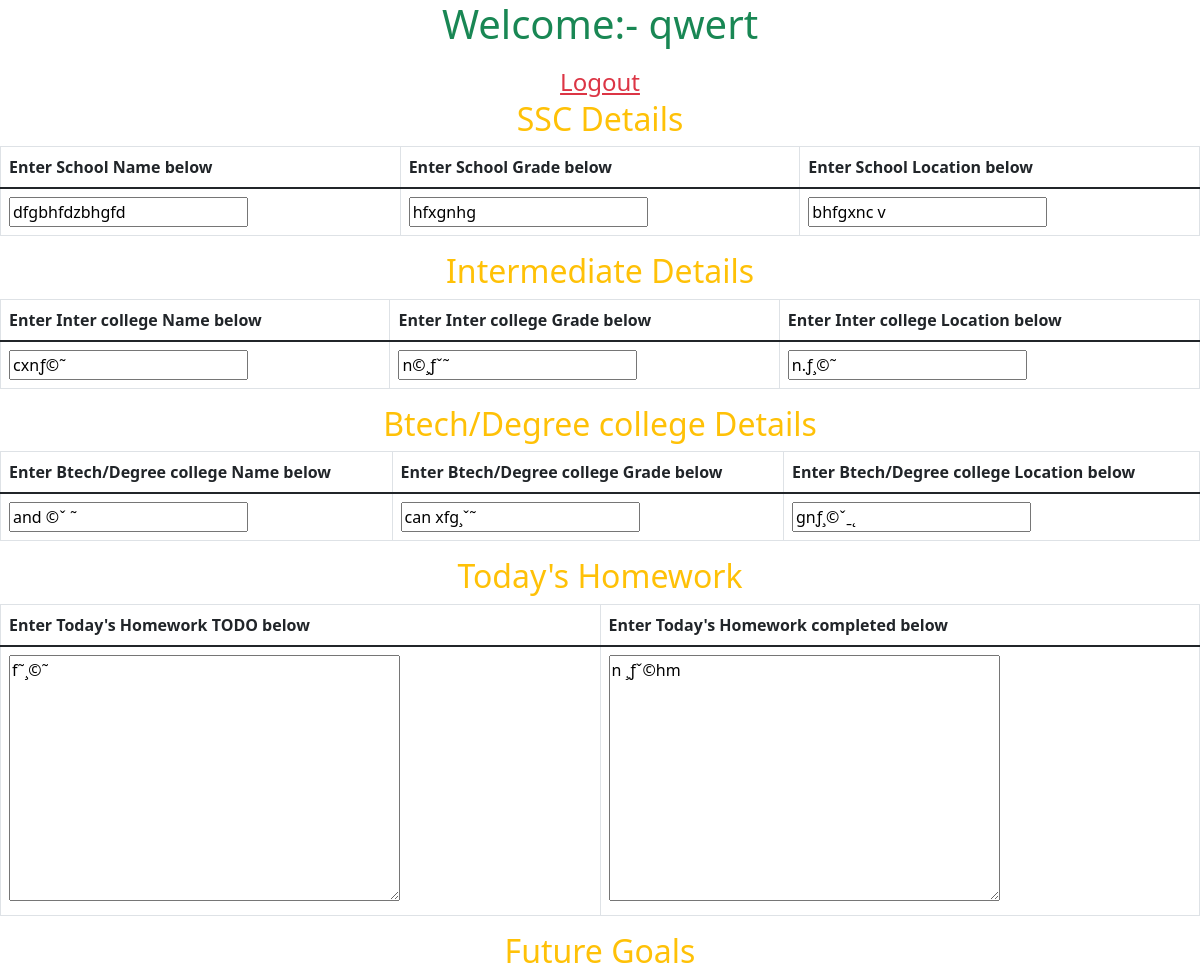
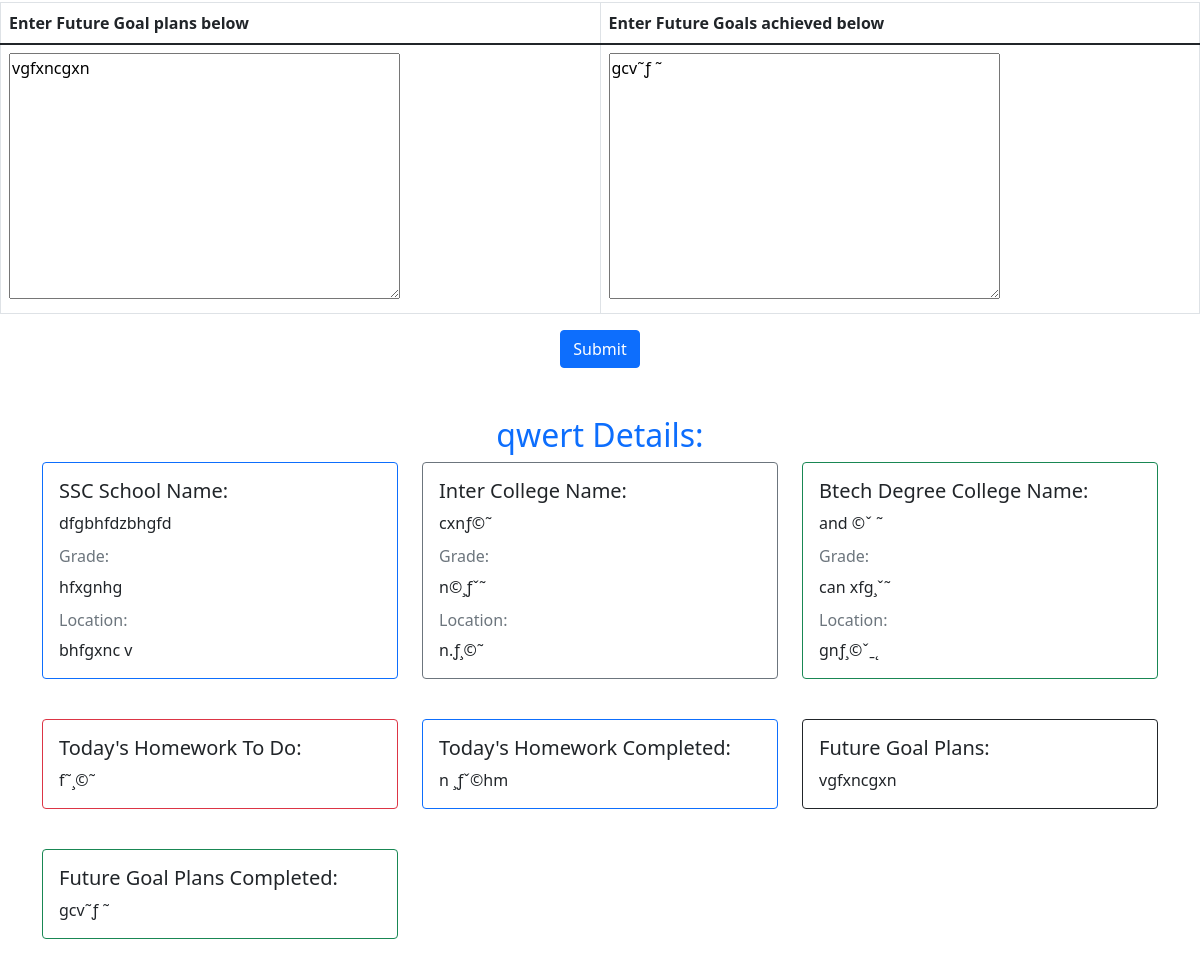
/student/4/, run on the app's committed database (2 pictures, top to bottom).
### about_student/models.py (models this page shows, shortened)
class EducationDetail(models.Model):
    student = models.OneToOneField(Student, on_delete=models.CASCADE, primary_key=True)
    Education_SSC_School_Name = models.CharField(max_length=500,null=True)
    Education_SSC_school_Grade = models.CharField(max_length=50,null=True)
    Education_SSC_school_Location = models.CharField(max_length=500,null=True)
    Education_Inter_College_Name = models.CharField(max_length=500,null=True)
    Education_Inter_College_Grade = models.CharField(max_length=50,null=True)
    Education_Inter_College_Location = models.CharField(max_length=500,null=True)
    Education_Btech_Degree_College_Name = models.CharField(max_length=500,null=True)
    Education_Btech_Degree_College_Grade = models.CharField(max_length=50,null=True)
    Education_Btech_Degree_College_Location = models.CharField(max_length=500,null=True)
    Today_homework_todo = models.TextField(max_length=100000,null=True)
    Today_homework_completed = models.TextField(max_length=100000,null=True)
    Future_goal_plans = models.TextField(max_length=100000,null=True)
    Future_goal_plans_completed = models.TextField(max_length=100000,null=True)

### student_registration_app/models.py (models this page shows, shortened)
class Student(models.Model):
    name = models.CharField(max_length=100,unique=True,default='')
    email = models.EmailField(unique=True,default='')
    phone_number = models.CharField(unique=True,max_length=10,default='')
    date_of_birth = models.DateField(default='2000-10-10')
    address = models.CharField(default='',max_length=1000)
    password = models.CharField(max_length=100,default='')
    Confirm_password = models.CharField(max_length=100,default='')

### about_student/views.py (the view)
# urls.py: path('student/<int:student_id>/', views.student_detail, name='student_detail'),
def student_detail(request, student_id):
    student = get_object_or_404(Student, pk=student_id)
    education_detail, created = EducationDetail.objects.get_or_create(student=student)
    if request.method == 'POST':
        form = EducationDetailForm(request.POST, instance=education_detail)
        if form.is_valid():
            form.save()
            return redirect('student_detail', student_id=student_id)
    else:
        form = EducationDetailForm(instance=education_detail)
    context = {
        'student': student,
        'form': form,
        'education_detail': education_detail,
    }
    return render(request, 'about_student.html', context)

### about_student/forms.py
class EducationDetailForm(forms.ModelForm):
    class Meta:
        model = EducationDetail
        fields = '__all__'
        exclude = ['student']

### templates/about_student.html (shortened to what this page needs)
<!DOCTYPE html>
<html lang="en">
<head>
    <link href="https://cdn.jsdelivr.net/npm/bootstrap@5.1.3/dist/css/bootstrap.min.css" rel="stylesheet">
</head>
<body>
<h1 class="text-success text-center">Welcome:-  {{ student.name }}</h1>
<div class="text-center mt-3">
    <a href="{% url 'logout' %}" class="text-center text-danger fs-4">Logout</a>
</div>
<form method="post">
    <h2 class="text-warning text-center">SSC Details</h2>
    <div class="table-responsive">
        <table class="table table-bordered">
            <thead>
                <tr>
                    <th>Enter School Name below</th>
                    <th>Enter School Grade below</th>
                    <th>Enter School Location below</th>
                </tr>
            </thead>
            <tbody>
                <tr>
                    <td>{{ form.Education_SSC_School_Name }}</td>
                    <td>{{ form.Education_SSC_school_Grade }}</td>
                    <td>{{ form.Education_SSC_school_Location }}</td>
                </tr>
            </tbody>
        </table>
    </div>
    <h2 class="text-warning text-center">Intermediate Details</h2>
    <div class="table-responsive">
        <table class="table table-bordered">
            <thead>
                <tr>
                    <th>Enter Inter college Name below</th>
                    <th>Enter Inter college Grade below</th>
                    <th>Enter Inter college Location below</th>
                </tr>
            </thead>
            <tbody>
                <tr>
                    <td>{{ form.Education_Inter_College_Name }}</td>
                    <td>{{ form.Education_Inter_College_Grade }}</td>
                    <td>{{ form.Education_Inter_College_Location }}</td>
                </tr>
            </tbody>
        </table>
    </div>
    <h2 class="text-warning text-center">Btech/Degree college Details</h2>
    <div class="table-responsive">
        <table class="table table-bordered">
            <thead>
                <tr>
                    <th>Enter Btech/Degree college Name below </th>
                    <th>Enter Btech/Degree college Grade below </th>
                    <th>Enter Btech/Degree college Location below </th>
                </tr>
            </thead>
            <tbody>
                <tr>
                    <td>{{ form.Education_Btech_Degree_College_Name }}</td>
                    <td>{{ form.Education_Btech_Degree_College_Grade }}</td>
                    <td>{{ form.Education_Btech_Degree_College_Location }}</td>
                </tr>
            </tbody>
        </table>
    </div>
    <h2 class="text-warning text-center">Today's Homework</h2>
    <div class="table-responsive">
        <table class="table table-bordered">
            <thead>
                <tr>
                    <th>Enter Today's Homework TODO below</th>
                    <th>Enter Today's Homework completed below</th>
                </tr>
            </thead>
            <tbody>
                <tr>
                    <td>{{ form.Today_homework_todo }}</td>
                    <td>{{ form.Today_homework_completed }}</td>
                </tr>
            </tbody>
        </table>
    </div>
    <h2 class="text-warning text-center">Future Goals</h2>
    <div class="table-responsive">
        <table class="table table-bordered">
            <thead>
                <tr>
                    <th>Enter Future Goal plans below</th>
                    <th>Enter Future Goals achieved below </th>
                </tr>
            </thead>
            <tbody>
                <tr>
                    <td>{{ form.Future_goal_plans }}</td>
                    <td>{{ form.Future_goal_plans_completed }}</td>
                </tr>
            </tbody>
        </table>
    </div>
    <div class="text-center">
        <button type="submit" class="btn btn-primary">Submit</button>
    </div>
</form>
{% if education_detail %}
<div class="container mt-5">
    <h2 class="center-heading text-primary text-center">{{ student.name }} Details:</h2>
    <div class="row row-cols-1 row-cols-md-3 g-4">
        <div class="col">
            <div class="card border-primary mb-3">
                <div class="card-body">
                    <h5 class="card-title"> SSC School Name:</h5>
                    <p class="card-text">{{ education_detail.Education_SSC_School_Name }}</p>
                    <h6 class="card-subtitle mb-2 text-muted">Grade:</h6>
                    <p class="card-text">{{ education_detail.Education_SSC_school_Grade }}</p>
                    <h6 class="card-subtitle mb-2 text-muted">Location:</h6>
                    <p class="card-text">{{ education_detail.Education_SSC_school_Location }}</p>
                </div>
            </div>
        </div>
        <div class="col">
            <div class="card border-secondary mb-3">
                <div class="card-body">
                    <h5 class="card-title"> Inter College Name:</h5>
                    <p class="card-text">{{ education_detail.Education_Inter_College_Name }}</p>
                    <h6 class="card-subtitle mb-2 text-muted">Grade:</h6>
                    <p class="card-text">{{ education_detail.Education_Inter_College_Grade }}</p>
                    <h6 class="card-subtitle mb-2 text-muted">Location:</h6>
                    <p class="card-text">{{ education_detail.Education_Inter_College_Location }}</p>
                </div>
            </div>
        </div>
        <div class="col">
            <div class="card border-success mb-3">
                <div class="card-body">
                    <h5 class="card-title"> Btech Degree College Name:</h5>
                    <p class="card-text">{{ education_detail.Education_Btech_Degree_College_Name }}</p>
                    <h6 class="card-subtitle mb-2 text-muted">Grade:</h6>
                    <p class="card-text">{{ education_detail.Education_Btech_Degree_College_Grade }}</p>
                    <h6 class="card-subtitle mb-2 text-muted">Location:</h6>
                    <p class="card-text">{{ education_detail.Education_Btech_Degree_College_Location }}</p>
                </div>
            </div>
        </div>
        <div class="col">
            <div class="card border-danger mb-3">
                <div class="card-body">
                    <h5 class="card-title">Today's Homework To Do:</h5>
                    <p class="card-text">{{ education_detail.Today_homework_todo }}</p>
                </div>
            </div>
        </div>
        <div class="col">
            <div class="card border-primary mb-3">
                <div class="card-body">
                    <h5 class="card-title">Today's Homework Completed:</h5>
                    <p class="card-text">{{ education_detail.Today_homework_completed }}</p>
                </div>
            </div>
        </div>
        <div class="col">
            <div class="card border-dark mb-3">
                <div class="card-body">
                    <h5 class="card-title">Future Goal Plans:</h5>
                    <p class="card-text">{{ education_detail.Future_goal_plans }}</p>
                </div>
            </div>
        </div>
        <div class="col">
            <div class="card border-success mb-3">
                <div class="card-body">
                    <h5 class="card-title">Future Goal Plans Completed:</h5>
                    <p class="card-text">{{ education_detail.Future_goal_plans_completed }}</p>
                </div>
            </div>
        </div>
    </div>
</div>
{% endif %}
</body>
</html>

### data on the page
EducationDetail: Education_SSC_School_Name "dfgbhfdzbhgfd", Education_SSC_school_Grade "hfxgnhg", Education_SSC_school_Location "bhfgxnc v", Education_Inter_College_Name "cxnƒ©˜", Education_Inter_College_Grade "n©¸ƒˇ˜", Education_Inter_College_Location "n.ƒ¸©˜", Education_Btech_Degree_College_Name "and ©ˇ ˜", Education_Btech_Degree_College_Grade "can xfg¸ˇ˜", Education_Btech_Degree_College_Location "gnƒ¸©ˇˍ˛", Today_homework_todo "f˜¸©˜", Today_homework_completed "n ¸ƒˇ©hm", Future_goal_plans "vgfxncgxn", Future_goal_plans_completed "gcv˜ƒ ˜"
Student: name "qwert"
